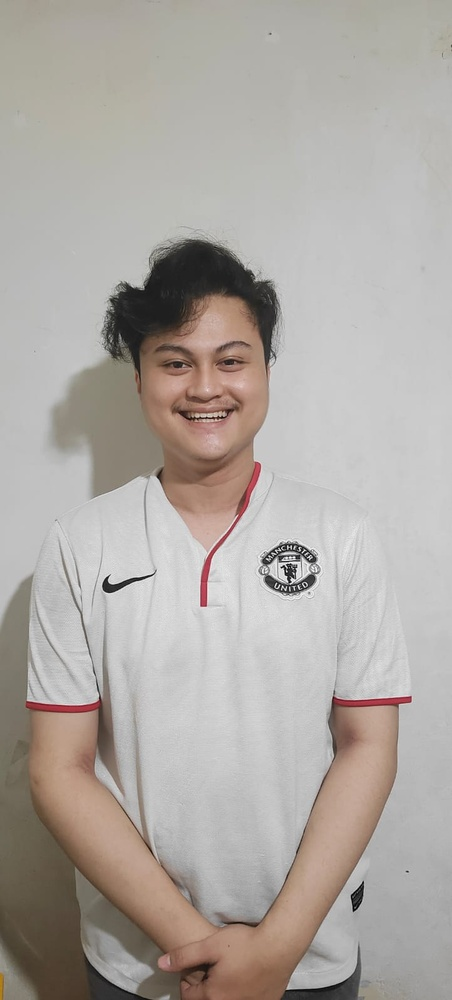
#> input picture Foto diri.jpg, 452 x 1000 px, shrunk from 722 x 1599 before the run, found by its file name
$ jupyter execute 'UAS TEORI PRAKTIKUM.ipynb'
#> lines starting #> are read from the running program, lines starting #| are printed output that depends on the picture; after the words box and inside, x2 and y2 are one past the last pixel; in counts of white or black regions, pixels touching at a corner belong together
[cell 1]
import cv2
import matplotlib.pyplot as plt

[cell 2]
image_path = "foto diri.jpg"
image = cv2.imread(image_path)
#> image is the input picture: shape (1000, 452, 3); mean B, G, R 163.1, 168.4, 174.5
image_gray = cv2.cvtColor(image, cv2.COLOR_BGR2GRAY)
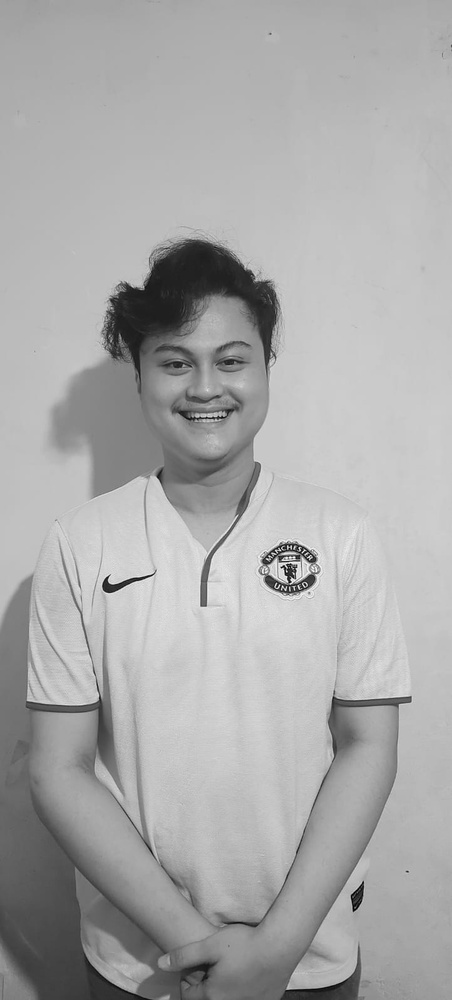
#> image_gray: shape (1000, 452); min 0, max 255, mean 169.7

[cell 3]
edges = cv2.Canny(image_gray, 100, 200)
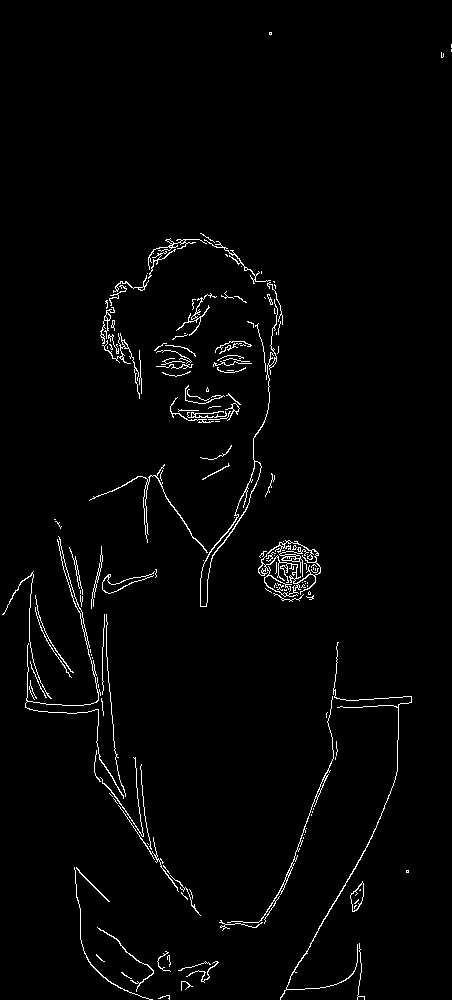
#> edges: shape (1000, 452); 2% white in thin lines or dots

[cell 4]
contours, _ = cv2.findContours(edges, cv2.RETR_EXTERNAL, cv2.CHAIN_APPROX_SIMPLE)
#> contours = 144 contours, 116 with area under 20; largest, box (x1, y1, x2, y2) and area: (258, 540, 321, 597) 2155, (200, 299, 278, 607) 1034, (25, 536, 124, 799) 300, (350, 881, 364, 912) 228, (227, 696, 334, 924) 154
image_contours = image.copy()
cv2.drawContours(image_contours, contours, -1, (0, 255, 0), 2)
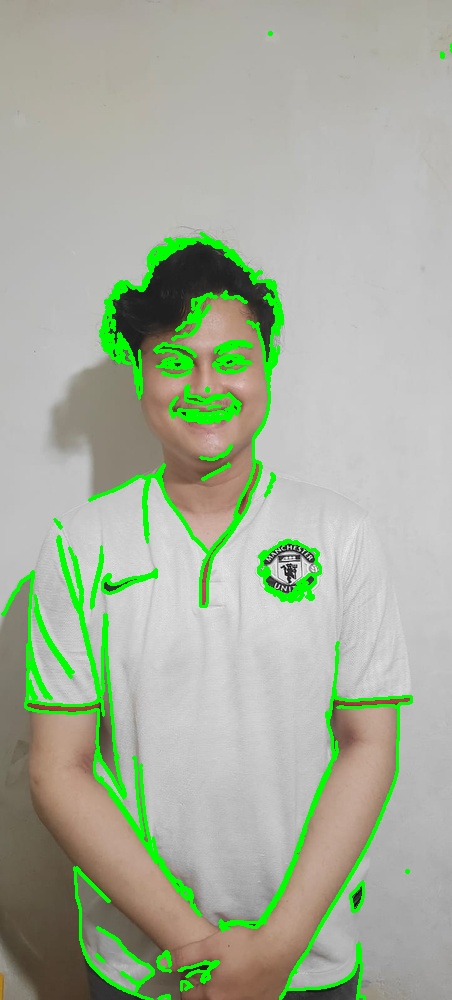
#> image_contours: shape (1000, 452, 3); 5.63% of pixels changed, all inside (x1, y1, x2, y2) = (1, 31, 452, 1000)

[cell 5]
plt.figure(figsize=(15, 5))

[cell 6]
plt.subplot(1, 3, 1)
plt.imshow(cv2.cvtColor(image, cv2.COLOR_BGR2RGB))
plt.title('Original Image')
plt.axis('off')

plt.subplot(1, 3, 2)
plt.imshow(edges, cmap='gray')
plt.title('Canny Edge Detection')
plt.axis('off')
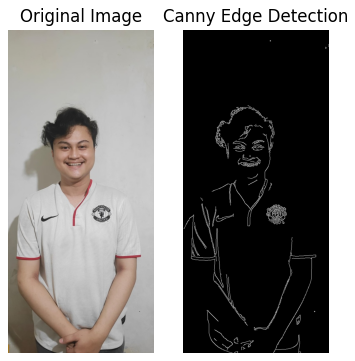
#> figure drawn by matplotlib, 2 panels

[cell 7]
plt.subplot(1, 3, 1)
plt.imshow(cv2.cvtColor(image, cv2.COLOR_BGR2RGB))
plt.title('Original Image')
plt.axis('off')

plt.subplot(1, 3, 2)
plt.imshow(edges, cmap='gray')
plt.title('Canny Edge Detection')
plt.axis('off')

plt.subplot(1, 3, 3)
plt.imshow(cv2.cvtColor(image_contours, cv2.COLOR_BGR2RGB))
plt.title('Contours Detection')
plt.axis('off')

plt.show()
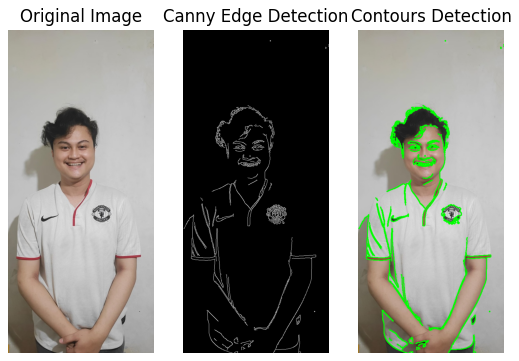
#> figure drawn by matplotlib, 3 panels
